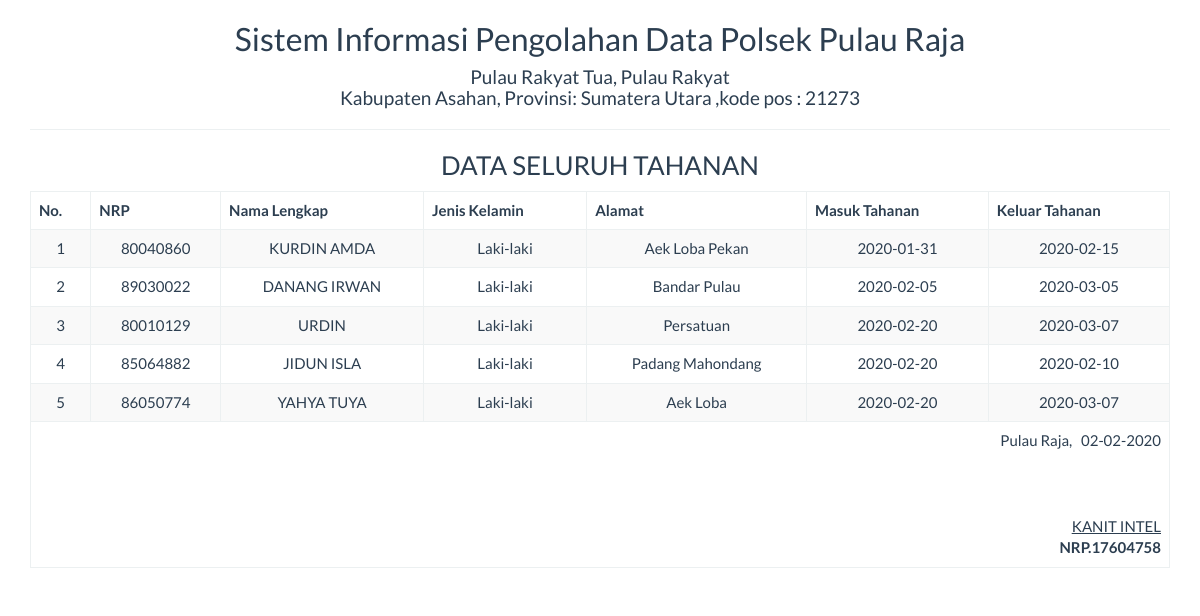
Screenshot of /report/tahanan_semua.php with the database file from the repository.
### tables this page shows
CREATE TABLE IF NOT EXISTS `tbl_tahanan` (
  `id` int(20) NOT NULL AUTO_INCREMENT,
  `nrp` varchar(100) DEFAULT NULL,
  `nama_lengkap` varchar(50) DEFAULT NULL,
  `jenis_kelamin` varchar(100) DEFAULT NULL,
  `alamat` varchar(100) DEFAULT NULL,
  `tgl_masuk` date DEFAULT NULL,
  `tgl_keluar` date DEFAULT NULL,
  `lama_tahanan` varchar(50) DEFAULT NULL,
  PRIMARY KEY (`id`)
);

### report/tahanan_semua.php (the view, shortened to what this page needs)
<!DOCTYPE html>
<html>
    <head>
        <link href="../Assets/css/bootstrap.min.css" rel="stylesheet" type="text/css"/>
    </head>
    <body onload="print()">
        <?php
        include '../config/koneksi.php';
        ?>
        <div class="container">
            <div class='row'>
                <div class="col-sm-12">
                    <div class="text-center">
                         <h2>Sistem Informasi Pengolahan Data Polsek Pulau Raja </h2>
                        <h4>Pulau Rakyat Tua, Pulau Rakyat <br> Kabupaten Asahan, Provinsi: Sumatera Utara ,kode pos : 21273 </h4>
                        <hr>
                        <h3>DATA SELURUH TAHANAN</h3>
                        <table class="table table-bordered table-striped table-hover">
                        <tbody>
                                <thead>
								<tr>
									<th>No.</th><th>NRP</th><th>Nama Lengkap</th><th>Jenis Kelamin</th><th>Alamat</th><th>Masuk Tahanan</th><th>Keluar Tahanan</th>
								</tr>
								</thead>
							<tbody>
                            <?php
                            $sql = "SELECT * FROM tbl_tahanan";
                            $query = mysqli_query($koneksi, $sql) or die("SQL Anda Salah");
                            $nomor = 0;
                            while ($data = mysqli_fetch_array($query)) {
                                $nomor++;
                                ?>
                                <tr>
                                    <td><?= $nomor ?></td>
                                    <td><?= $data['nrp'] ?></td>
                                    <td><?= $data['nama_lengkap'] ?></td>
                                    <td><?= $data['jenis_kelamin'] ?></td>
                                    <td><?= $data['alamat'] ?></td>
                                    <td><?= $data['tgl_masuk'] ?></td>
                                    <td><?= $data['tgl_keluar'] ?></td>
                                </tr>
                            <?php } ?>
							</tbody>
                        </tbody>
                            <tfoot>
                                <tr>
                                    <td colspan="8" class="text-right">
                                       Pulau Raja,  &nbsp <?= date("d-m-Y") ?>
                                        <br><br><br><br>
                                        <u>KANIT INTEL<strong></u><br>
                                          NRP.17604758
									</td>
								</tr>
							</tfoot>
                        </table>
                    </div>
                </div>
            </div>
    </body>
</html>

### rows the page displays
tbl_tahanan: nrp "80040860", nama_lengkap "KURDIN AMDA", jenis_kelamin "Laki-laki", alamat "Aek Loba Pekan", tgl_masuk "2020-01-31", tgl_keluar "2020-02-15"
tbl_tahanan: nrp "89030022", nama_lengkap "DANANG IRWAN", jenis_kelamin "Laki-laki", alamat "Bandar Pulau", tgl_masuk "2020-02-05", tgl_keluar "2020-03-05"
tbl_tahanan: nrp "80010129", nama_lengkap "URDIN", jenis_kelamin "Laki-laki", alamat "Persatuan", tgl_masuk "2020-02-20", tgl_keluar "2020-03-07"
tbl_tahanan: nrp "85064882", nama_lengkap "JIDUN ISLA", jenis_kelamin "Laki-laki", alamat "Padang Mahondang", tgl_masuk "2020-02-20", tgl_keluar "2020-02-10"
tbl_tahanan: nrp "86050774", nama_lengkap "YAHYA TUYA", jenis_kelamin "Laki-laki", alamat "Aek Loba", tgl_masuk "2020-02-20", tgl_keluar "2020-03-07"
